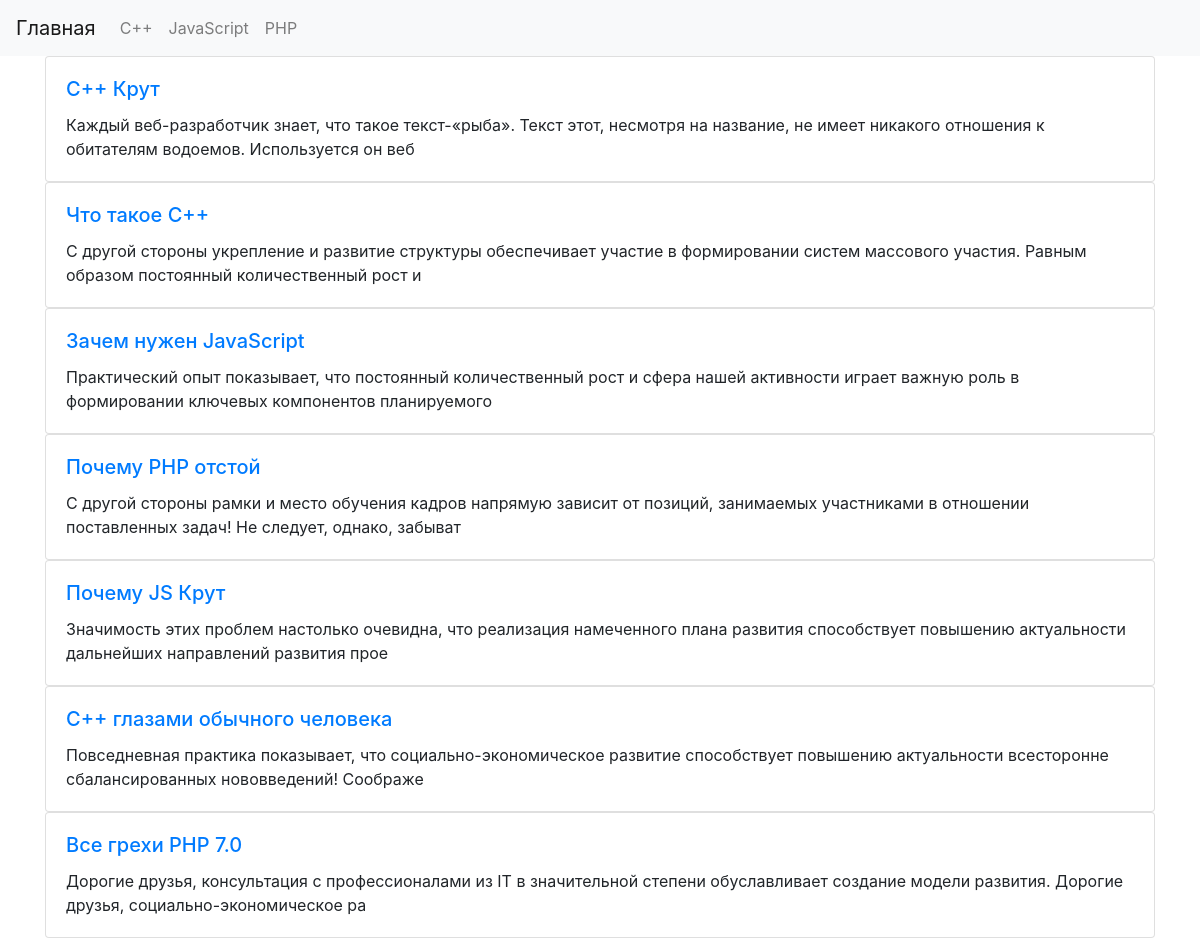
The page / on the database its author committed.
### tables this page shows
CREATE TABLE `topic` (
  `id` int(11) NOT NULL,
  `name` tinytext
);

CREATE TABLE `articles` (
  `id` int(11) NOT NULL,
  `title` tinytext,
  `text` text NOT NULL,
  `id_topic` int(11) NOT NULL,
  `views` int(11) NOT NULL DEFAULT '0',
  `date` datetime NOT NULL DEFAULT CURRENT_TIMESTAMP
);

### templates/generation.php (the view, shortened to what this page needs)
<?php
function generation_head_menu ($mysqli) {
    $sql = "SELECT * FROM `topic`";
    $resSQL = $mysqli -> query($sql);
    ?>
    <header>
        <nav class="navbar navbar-expand-lg navbar-light bg-light">
            <a class="navbar-brand" href="/">Главная</a>
            <ul class="navbar-nav mr-auto">
                <?php
                    while ($rowTopic = $resSQL -> fetch_assoc()) {
                        echo '<li class="nav-item"><a class="nav-link" href="./topic.php?id_topic='. $rowTopic["id"] .'">'. $rowTopic['name'].'</a></li>';
                    }
                ?>
            </ul>
        </nav>
    </header>
    <?php
}
function generation_posts_index ($mysqli) {
    $sql = "SELECT * FROM `articles`";
    $res = $mysqli -> query($sql);
    if ($res -> num_rows > 0) {
        while ($resArticle = $res -> fetch_assoc()) {
            ?>
            <div class="card">
                <div class="card-body">
                    <h5 class="card-title" ><a href="post.php?id_article=<?= $resArticle['id'] ?>"><?= $resArticle['title'] ?></a></h5>
                    <p class="card-text"><?= mb_substr($resArticle['text'], 0, 158, 'UTF-8') ?></p>
                </div>
            </div>
            <?php
        }
    } else {
        echo "Нет статей";
    }
}
            ?>

### index.php (shortened to what this page needs)
<?php
    include_once "./templates/generation.php";
?>
<!DOCTYPE html>
<html lang="en">
<head>
    <link rel="stylesheet" href="https://stackpath.bootstrapcdn.com/bootstrap/4.5.0/css/bootstrap.min.css">
</head>
<body>
    <?php
        generation_head_menu($mysqli);
    ?>
    <div class="container">
        <?php
            generation_posts_index($mysqli);
        ?>
    </div>
</body>
</html>

### rows shown on the page
topic: name "C++"
topic: name "JavaScript"
topic: name "PHP"
articles: title "C++ Крут", text "Каждый веб-разработчик знает, что такое текст-«рыба». Текст этот, несмотря на название, не имеет никакого отношения к обитателям водоемов. Используется он веб"
articles: title "Что такое С++", text "С другой стороны укрепление и развитие структуры обеспечивает участие в формировании систем массового участия. Равным образом постоянный количественный рост и"
articles: title "Зачем нужен JavaScript", text "Практический опыт показывает, что постоянный количественный рост и сфера нашей активности играет важную роль в формировании ключевых компонентов планируемого"
articles: title "Почему PHP отстой", text "С другой стороны рамки и место обучения кадров напрямую зависит от позиций, занимаемых участниками в отношении поставленных задач! Не следует, однако, забыват"
articles: title "Почему JS Крут", text "Значимость этих проблем настолько очевидна, что реализация намеченного плана развития способствует повышению актуальности дальнейших направлений развития прое"
articles: title "С++ глазами обычного человека", text "Повседневная практика показывает, что социально-экономическое развитие способствует повышению актуальности всесторонне сбалансированных нововведений! Соображе"
articles: title "Все грехи PHP 7.0", text "Дорогие друзья, консультация с профессионалами из IT в значительной степени обуславливает создание модели развития. Дорогие друзья, социально-экономическое ра"
